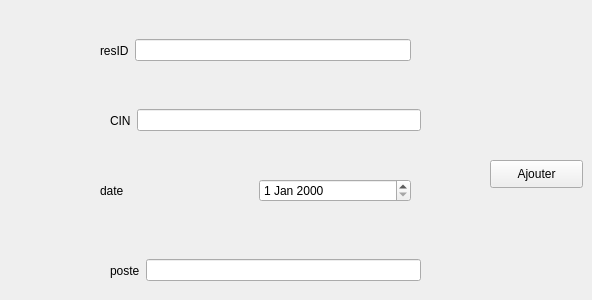
      <widget class="QWidget" name="ajouter_res">
       <attribute name="title">
        <string>ajouter</string>
       </attribute>
       <widget class="QWidget" name="layoutWidget_12">
        <property name="geometry">
         <rect>
          <x>100</x>
          <y>30</y>
          <width>311</width>
          <height>41</height>
         </rect>
        </property>
        <layout class="QHBoxLayout" name="horizontalLayout_16">
         <item>
          <widget class="QLabel" name="label_44">
           <property name="text">
            <string>resID</string>
           </property>
          </widget>
         </item>
         <item>
          <widget class="QLineEdit" name="lineEdit_resID_3"/>
         </item>
        </layout>
       </widget>
       <widget class="QPushButton" name="pb_ajouter_res">
        <property name="geometry">
         <rect>
          <x>490</x>
          <y>160</y>
          <width>93</width>
          <height>28</height>
         </rect>
        </property>
        <property name="text">
         <string>Ajouter</string>
        </property>
       </widget>
       <widget class="QWidget" name="layoutWidget_13">
        <property name="geometry">
         <rect>
          <x>100</x>
          <y>170</y>
          <width>311</width>
          <height>41</height>
         </rect>
        </property>
        <layout class="QHBoxLayout" name="horizontalLayout_17">
         <item>
          <widget class="QLabel" name="label_45">
           <property name="text">
            <string>date</string>
           </property>
          </widget>
         </item>
         <item>
          <widget class="QDateEdit" name="lineEdit_datte_3"/>
         </item>
        </layout>
       </widget>
       <widget class="QWidget" name="layoutWidget_14">
        <property name="geometry">
         <rect>
          <x>110</x>
          <y>250</y>
          <width>311</width>
          <height>41</height>
         </rect>
        </property>
        <layout class="QHBoxLayout" name="horizontalLayout_18">
         <item>
          <widget class="QLabel" name="label_46">
           <property name="text">
            <string>poste</string>
           </property>
          </widget>
         </item>
         <item>
          <widget class="QLineEdit" name="lineEdit_poste_3"/>
         </item>
        </layout>
       </widget>
       <widget class="QWidget" name="layoutWidget_15">
        <property name="geometry">
         <rect>
          <x>110</x>
          <y>100</y>
          <width>311</width>
          <height>41</height>
         </rect>
        </property>
        <layout class="QHBoxLayout" name="horizontalLayout_19">
         <item>
          <widget class="QLabel" name="label_47">
           <property name="text">
            <string>CIN</string>
           </property>
          </widget>
         </item>
         <item>
          <widget class="QLineEdit" name="lineEdit_CIN_3"/>
         </item>
        </layout>
       </widget>
      </widget>
